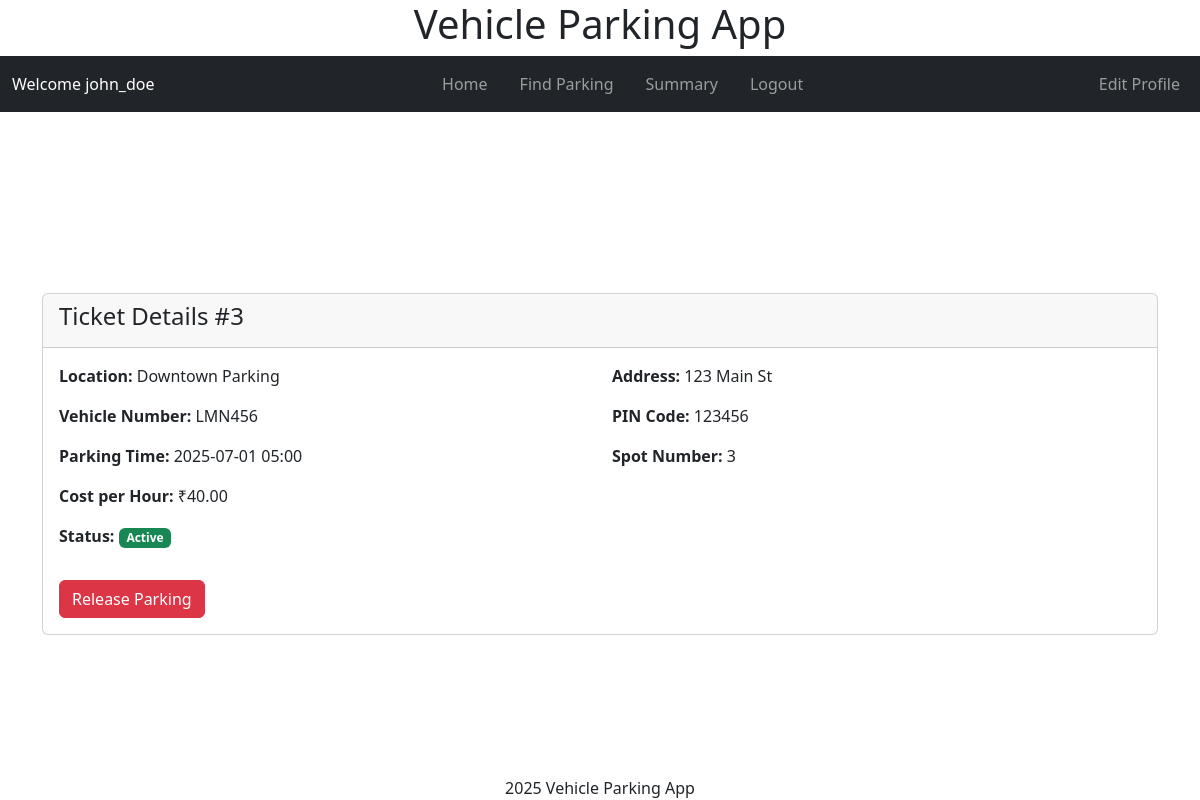
Page /user/view_ticket/3 (signed in) on the earlier database version.
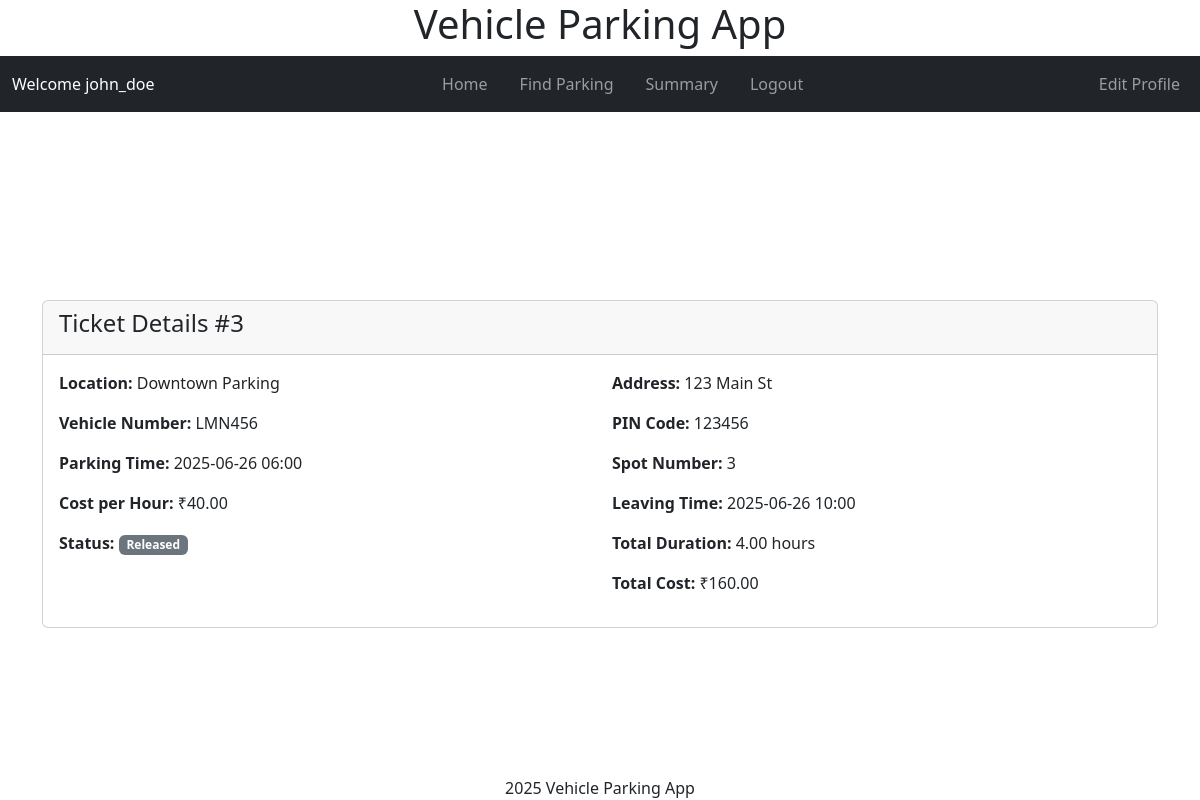
Same page on the later database version.
### models/models.py (models this page shows, shortened)
class User(db.Model, UserMixin):
    id = db.Column(db.Integer, primary_key=True)
    username = db.Column(db.String(80), unique=True, nullable=False)
    fullname = db.Column(db.String(255), nullable=False)
    address = db.Column(db.Text, nullable=False)
    pincode = db.Column(db.String(10), nullable=False)
    is_admin = db.Column(db.Boolean, default=False, nullable=False)
    parking_tickets = db.relationship('Ticket', backref='user', lazy=True)
    password_hash = db.Column(db.String(128), nullable=False)

class Ticket(db.Model):
    id = db.Column(db.Integer, primary_key=True)
    active = db.Column(db.Boolean, default=True, nullable=False)
    spot_id = db.Column(db.Integer, db.ForeignKey('parking_spot.id'), nullable=False)
    user_id = db.Column(db.Integer, db.ForeignKey('user.id'), nullable=False)
    vehicle_number = db.Column(db.String(20), nullable=False)
    parking_timestamp = db.Column(db.DateTime, nullable=False)
    leaving_timestamp = db.Column(db.DateTime)
    duration = db.Column(db.Float)
    total_cost = db.Column(db.Numeric(10, 2))
    parking_cost_per_unit_time = db.Column(db.Numeric(8, 2), nullable=False)

class ParkingLot(db.Model):
    id = db.Column(db.Integer, primary_key=True)
    prime_location_name = db.Column(db.String(255), nullable=False)
    price = db.Column(db.Numeric(10, 2), nullable=False)
    address = db.Column(db.Text, nullable=False)
    pin_code = db.Column(db.String(10), nullable=False)
    maximum_number_of_spots = db.Column(db.Integer, nullable=False)
    spots = db.relationship('ParkingSpot', backref='lot', lazy=True,
                          cascade='all, delete-orphan')

class ParkingSpot(db.Model):
    id = db.Column(db.Integer, primary_key=True)
    lot_id = db.Column(db.Integer, db.ForeignKey('parking_lot.id'), nullable=False)
    status = db.Column(db.String(1), nullable=False, default='A')
    tickets = db.relationship('Ticket', backref='spot', lazy=True,
                            cascade='all, delete-orphan')

### controllers/user_controllers.py (the view)
@app.route('/user/view_ticket/<int:ticket_id>')
@user_required
def view_ticket(ticket_id):
    ticket = Ticket.query.get_or_404(ticket_id)
    if ticket.user_id != current_user.id:
        flash('Unauthorized access', 'error')
        return redirect(url_for('user_dashboard'))
    return render_template('user/view_ticket.html', ticket=ticket, user=current_user.username)

### app.py (called while the page is built)
def create_app():
    app = Flask(__name__)
    app.config.from_object(LocalDevelopmentConfig)
    db.init_app(app)
    login_manager = LoginManager()
    login_manager.init_app(app)
    from models.models import User
    @login_manager.user_loader
    def load_user(user_id):
        return User.query.get(int(user_id))
    app.app_context().push()
    return app

### controllers/user_controllers.py (called while the page is built)
def user_required(f):
    @wraps(f)
    def decorated_function(*args, **kwargs):
        if not current_user.is_authenticated:
            flash('Please login to access this page.', 'warning')
            return redirect(url_for('login'))
        if current_user.is_admin:
            flash('This page is only accessible to regular users.', 'warning')
            return redirect(url_for('admin_dashboard'))
        return f(*args, **kwargs)
    return decorated_function

### templates/user/view_ticket.html (shortened to what this page needs)
{% extends "layout.html" %}
{% block header %}
    {% include "user/navbar.html" with context %}
{% endblock header %}
{% block content %}
<div class="container mt-4">
    <div class="card">
        <div class="card-header">
            <h4>Ticket Details #{{ ticket.id }}</h4>
        </div>
        <div class="card-body">
            <div class="row">
                <div class="col-md-6">
                    <p><strong>Location:</strong> {{ ticket.spot.lot.prime_location_name }}</p>
                    <p><strong>Vehicle Number:</strong> {{ ticket.vehicle_number }}</p>
                    <p><strong>Parking Time:</strong> {{ ticket.parking_timestamp.strftime('%Y-%m-%d %H:%M') }}</p>
                    <p><strong>Cost per Hour:</strong> ₹{{ ticket.parking_cost_per_unit_time }}</p>
                    <p><strong>Status:</strong>
                        {% if ticket.leaving_timestamp %}
                            <span class="badge bg-secondary">Released</span>
                        {% else %}
                            <span class="badge bg-success">Active</span>
                        {% endif %}
                    </p>
                </div>
                <div class="col-md-6">
                    <p><strong>Address:</strong> {{ ticket.spot.lot.address }}</p>
                    <p><strong>PIN Code:</strong> {{ ticket.spot.lot.pin_code }}</p>
                    <p><strong>Spot Number:</strong> {{ ticket.spot.id }}</p>
                    {% if ticket.leaving_timestamp %}
                        <p><strong>Leaving Time:</strong> {{ ticket.leaving_timestamp.strftime('%Y-%m-%d %H:%M') }}</p>
                        <p><strong>Total Duration:</strong> {{ "%.2f"|format(ticket.duration) }} hours</p>
                        <p><strong>Total Cost:</strong> ₹{{ "%.2f"|format(ticket.total_cost) }}</p>
                    {% endif %}
                </div>
            </div>
            {% if not ticket.leaving_timestamp %}
                <div class="mt-3">
                    <form action="{{ url_for('release_parking', record_id=ticket.id) }}" method="POST" class="d-inline">
                        <button type="submit" class="btn btn-danger">Release Parking</button>
                    </form>
                </div>
            {% endif %}
        </div>
    </div>
</div>
{% endblock %}

### templates/layout.html (shortened to what this page needs)
<!DOCTYPE html>
<html lang="en">
<head>
    <link rel="stylesheet" href="{{ url_for('static', filename='styles.css') }}">
</head>
<body>
    <link href="https://cdn.jsdelivr.net/npm/bootstrap@5.3.2/dist/css/bootstrap.min.css" rel="stylesheet">
    <header>
        <h1>Vehicle Parking App</h1>
        {% block header %}{% endblock header %}
    </header>
    <main>
        {% block content %}{% endblock content %}
    </main>
    <footer>
        {% block footer %} 2025 Vehicle Parking App{% endblock footer %}
    </footer>
</body>
</html>

### templates/user/navbar.html
<nav class="navbar navbar-expand-lg navbar-dark bg-dark">
    <div class="container-fluid">
        <span class="navbar-text text-white mr-3">
            Welcome {{ user if user else 'Error Please provide user name' }}
        </span>
        <div class="mx-auto order-0">
            <ul class="navbar-nav flex-row">
                <li class="nav-item px-2">
                    <a class="nav-link" href="{{ url_for('user_dashboard') }}">Home</a>
                </li>
                <li class="nav-item px-2">
                    <a class="nav-link" href="{{ url_for('find_parking') }}">Find Parking</a>
                </li>
                <li class="nav-item px-2">
                    <a class="nav-link" href="{{ url_for('user_summary') }}">Summary</a>
                </li>
                <li class="nav-item px-2">
                    <a class="nav-link" href="{{ url_for('logout') }}">Logout</a>
                </li>
            </ul>
        </div>
        <ul class="navbar-nav ml-auto">
            <li class="nav-item">
                <a class="nav-link" href="{{ url_for('edit_profile') }}">Edit Profile</a>
            </li>
        </ul>
    </div>
</nav>

### static/styles.css (style rules this page uses)
html, body { height: 100%; width: 100vw; margin: 0; padding: 0; overflow: hidden; }
body { min-height: 100vh; min-width: 100vw; box-sizing: border-box; display: flex; flex-direction: column; }
header, footer { flex-shrink: 0; width: 100vw; text-align: center; }
main { flex: 1 0 auto; display: flex; align-items: center; justify-content: center; width: 100vw; overflow: hidden; }

Differences in the rows shown:
changed Ticket "LMN456": parking_timestamp "2025-07-01 05:00" → "2025-06-26 06:00"; leaving_timestamp (not shown) → "2025-06-26 10:00"; duration (not shown) → "4.00"; total_cost (not shown) → "160.00"
Other differences:
text no longer shown: "Active Release Parking"
text now shown: "Released Leaving Time: Total Duration: hours Total Cost: ₹"
